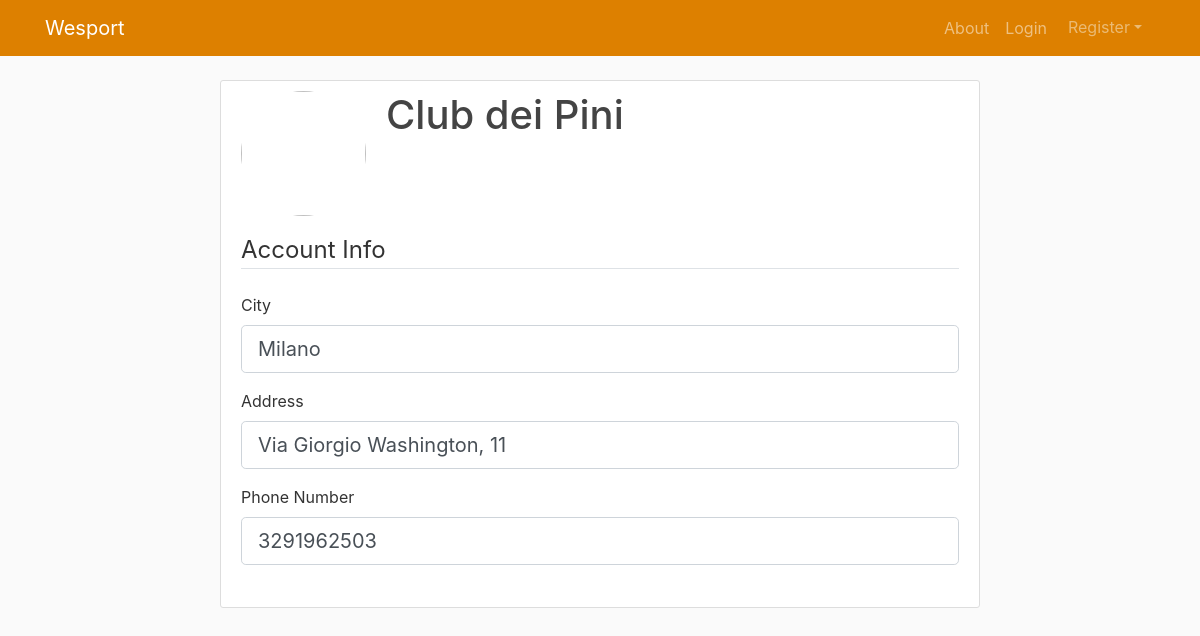
/club_profile/1, run on the app's committed database.
### wesport/models.py (models this page shows, shortened)
class Club(db.Model):
    id = db.Column(db.Integer, primary_key=True)
    name = db.Column(db.String(60), unique=True, nullable=False)
    phone_number = db.Column(db.String(20), unique=False, nullable=False)
    city = db.Column(db.String(60), nullable=False)
    address = db.Column(db.String(60), nullable=False)
    lat = db.Column(db.Float(10), nullable=False)
    lon = db.Column(db.Float(10), nullable=False)
    piva = db.Column(db.String(20), unique=True, nullable=False)
    subscription_date = db.Column(db.Date, nullable=False, default=datetime.utcnow)
    image_file = db.Column(db.String(20), nullable=False, default='default_club.jpg')
    user_id = db.Column(db.Integer, db.ForeignKey('user.id'), nullable=False)
    field = db.relationship('Field', backref='club_field', lazy=True)
    rating = db.relationship('ClubRate', backref='club_rate', lazy=True)

### wesport/club/routes.py (the view)
@club.route("/club_profile/<int:club_id>", methods=['GET', 'POST'])
def club_profile(club_id):
    club = Club.query.filter_by(id=club_id).first()
    user = User.query.filter_by(id=club.user_id).first()
    image_file = url_for('static', filename='profile_pics/' + club.image_file)
    return render_template('club.html', title=club.name, club=club, user=user, image_file=image_file)

### wesport/templates/club.html (shortened to what this page needs)
{% extends 'layout_fullpage.html' %}
{% block content %}
    <div class="row justify-content-center">
        <div class="content-section col-8" xmlns="http://www.w3.org/1999/html">
              <div class="media">
                <img class="rounded-circle account-img" src="{{ image_file }}">
                <div class="media-body">
                  <h2 class="account-heading">{{club.name}}</h2>
                </div>
              </div>
                <form method="POST" action="" enctype="multipart/form-data">
                    <fieldset class="form-group">
                        <legend class="border-bottom mb-4">Account Info</legend>
                        <div class="form-group">
                            <label class="form-control-label">City</label>
                            <div class="form-control form-control-lg">
                                {{ club.city }}
                            </div>
                        </div>
                        <div class="form-group">
                            <label class="form-control-label">Address</label>
                            <div class="form-control form-control-lg">
                                {{ club.address }}
                            </div>
                        </div>
                        <div class="form-group">
                            <label class="form-control-label">Phone Number</label>
                            <div class="form-control form-control-lg">
                                {{ club.phone_number }}
                            </div>
                        </div>
                    </fieldset>
                </form>
        </div>
    </div>
{% endblock %}

### wesport/static/main.css (style rules this page uses)
body { background: #fafafa; color: #333333; margin-top: 5rem; }
h1, h2, h3, h4, h5, h6 { color: #444444; }
.content-section { background: #ffffff; padding: 10px 20px; border: 1px solid #dddddd; border-radius: 3px; margin-bottom: 20px; }
.account-img { height: 125px; width: 125px; margin-right: 20px; margin-bottom: 16px; }
.account-heading { font-size: 2.5rem; }

### data on the page
Club: name "Club dei Pini", city "Milano", address "Via Giorgio Washington, 11", phone_number "3291962503"
